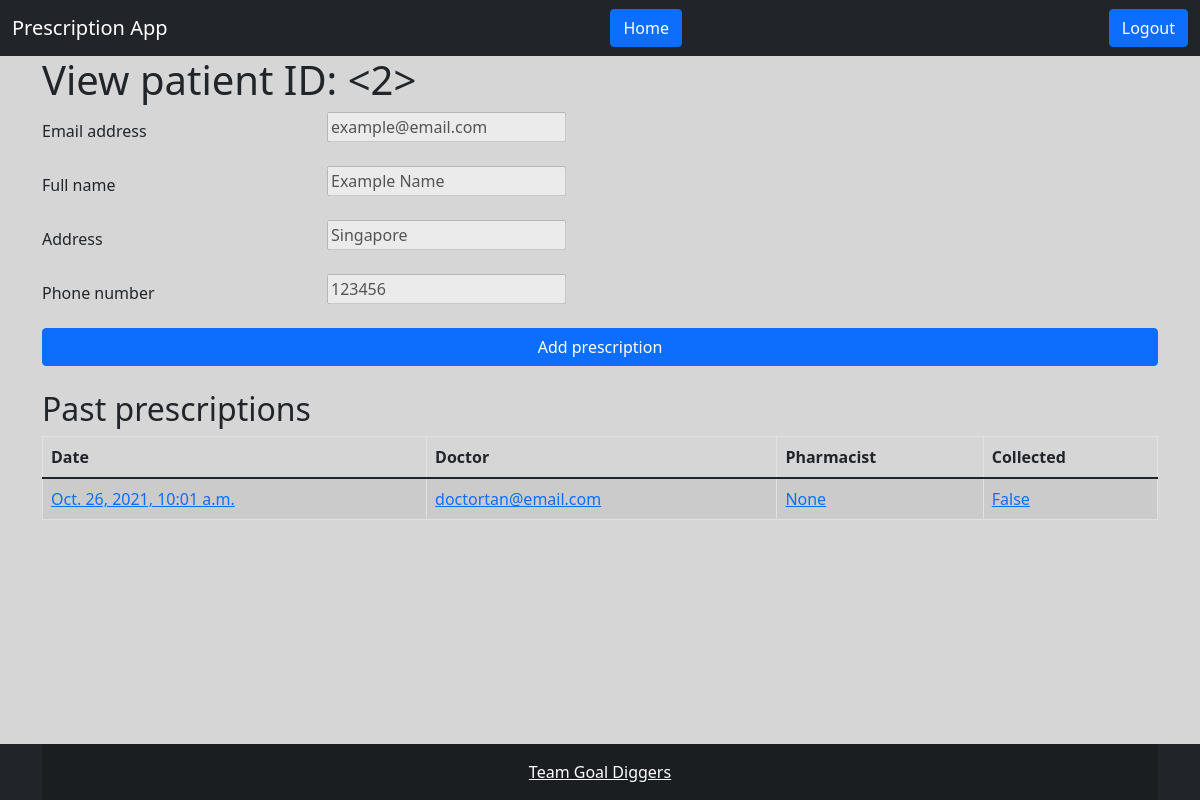
Screenshot of /user/view_patient/2/ (signed in) with the database file from the repository.
### Accounts/models.py (models this page shows, shortened)
class CustomUser(AbstractBaseUser, PermissionsMixin):
    email = models.EmailField("email address", unique=True)
    is_staff = models.BooleanField(default=False)
    is_active = models.BooleanField(default=True)
    user_type = models.CharField(max_length=20, choices=USER_TYPES, default='patient')
    full_name = models.CharField(max_length=200)
    phone_number = models.CharField(max_length=10, unique=True)
    address = models.CharField(max_length=200)
    USERNAME_FIELD = "email"
    REQUIRED_FIELDS = []
    objects = CustomUserManager()
    class Meta:
        verbose_name = 'User'
        verbose_name_plural = 'Users'
    def __str__(self):
        return self.email

### Prescriptions/models.py (models this page shows, shortened)
class Prescription(models.Model):
    date = models.DateTimeField(default=datetime.datetime.now)
    doctor = models.ForeignKey(CustomUser, on_delete=models.DO_NOTHING, related_name='doctor')
    pharmacist = models.ForeignKey(CustomUser, on_delete=models.DO_NOTHING, related_name='pharmacist', blank=True, null=True)
    patient = models.ForeignKey(CustomUser, on_delete=models.DO_NOTHING, related_name='patient')
    collected = models.BooleanField(default=False)

### PrescriptionApp/views.py (the view)
# urls.py: path('user/view_patient/<int:pk>/', views.ViewPatient.as_view(), name='view_patient'),
class ViewPatient(LoginRequiredMixin, UpdateView):
	login_url = '/login/'
	model = CustomUser
	form_class = ViewUserForm
	template_name = 'doctor/view_patient.html'
	def get(self, request, *args, **kwargs):
		if request.user.is_authenticated:
			if request.user.user_type != 'doctor':
				print('user is not doctor')
				return redirect('home')
		return super().get(request, *args, **kwargs)
	def get_object(self, queryset=None):
		if queryset is None:
			queryset = self.get_queryset()
		pk = self.kwargs.get(self.pk_url_kwarg)
		queryset = queryset.filter(pk=pk)
		try:
			obj = queryset.get()
		except queryset.model.DoesNotExist:
			return HttpResponse("No CustomUser found matching the query")
		return obj
	def get_context_data(self, **kwargs):
		context = super(ViewPatient, self).get_context_data(**kwargs)
		pk = self.kwargs.get(self.pk_url_kwarg)
		prescriptions = Prescription.objects.filter(patient_id=pk)
		context['items'] = []
		for item in prescriptions:
			context['items'].append([
				item.id,
				[
					item.date,
					item.doctor,
					item.pharmacist,
					item.collected
				]
			])
		context['titles'] = [
			'Date',
			'Doctor',
			'Pharmacist',
			'Collected',
		]
		return context

### Accounts/forms.py
class ViewUserForm(UserChangeForm):
    class Meta:
        model = CustomUser
        fields = ["user_type", "email", "full_name", "phone_number", "address", ]
    user_type = forms.ChoiceField(choices=USER_TYPES, disabled=True)
    email = forms.EmailField(label="Email address", disabled=True)
    full_name = forms.CharField(disabled=True)
    phone_number = forms.CharField(disabled=True)
    address = forms.CharField(disabled=True)

### templates/doctor/view_patient.html (shortened to what this page needs)
{% extends 'non_home.html' %}
{% block content %}
  <div class="container">
    <h1>View patient ID: &lt;{{ object.id }}&gt;</h1>
    {% include 'field_and_label.html' with id='patient_email'        label=form.email.label         field=form.email        disabled='disabled' %}
    {% include 'field_and_label.html' with id='patient_full_name'    label=form.full_name.label     field=form.full_name    disabled='disabled' %}
    {% include 'field_and_label.html' with id='patient_address'      label=form.address.label       field=form.address      disabled='disabled' %}
    {% include 'field_and_label.html' with id='patient_phone_number' label=form.phone_number.label  field=form.phone_number disabled='disabled' %}
    <div class="d-grid" style="display: inline-block; text-align: right;">
      <a href="{% url 'prescribe' pk=object.id %}" class="btn btn-primary">
        Add prescription
      </a>
    </div>
    <br>
    <h2>Past prescriptions</h2>
    {% include 'data_table.html' with link='view_prescription' pk=object.id %}
  </div>
{% endblock %}

### templates/field_and_label.html (shortened to what this page needs)
<div class="row mb-3">
  <label for="{{ id }}" class="col-sm-3 col-form-label" {{ disabled }}>{{ label }}</label>
  <div class="col-sm-9">
    {{ field }}
  </div>
</div>

### templates/data_table.html
<div class="table-responsive">
  <table class="table table-striped table-bordered table-hover" id="user_table">
    <thead class="thead-dark">
      <tr>
        {% for title in titles %}
          <th scope="col" class="th-clickable">{{ title }}</th>
        {% endfor %}
      </tr>
    </thead>
    {% for item_id, item in items %}
      <tr>
        {% for data in item %}
          {% if link %}
            <td><a href="{% url link pk=item_id %}">{{ data }}</a></td>
          {% else %}
            <td>{{ data }}</td>
          {% endif %}
        {% endfor %}
      </tr>
      {% empty %}
      <tr>
        {% for _ in titles %}
          <td class="text-muted">Empty</td>
        {% endfor %}
      </tr>
    {% endfor %}
  </table>
</div>

### rows the page displays
CustomUser: id "2", email "example@email.com", full_name "Example Name", address "Singapore", phone_number "123456"
CustomUser: email "doctortan@email.com", item "None" "False"
Prescription: item "Oct. 26, 2021, 10:01 a.m."

### other values shown
{{ label }} "Email address Full name Address Phone number"
{{ title }} "Date" "Doctor" "Pharmacist" "Collected"
